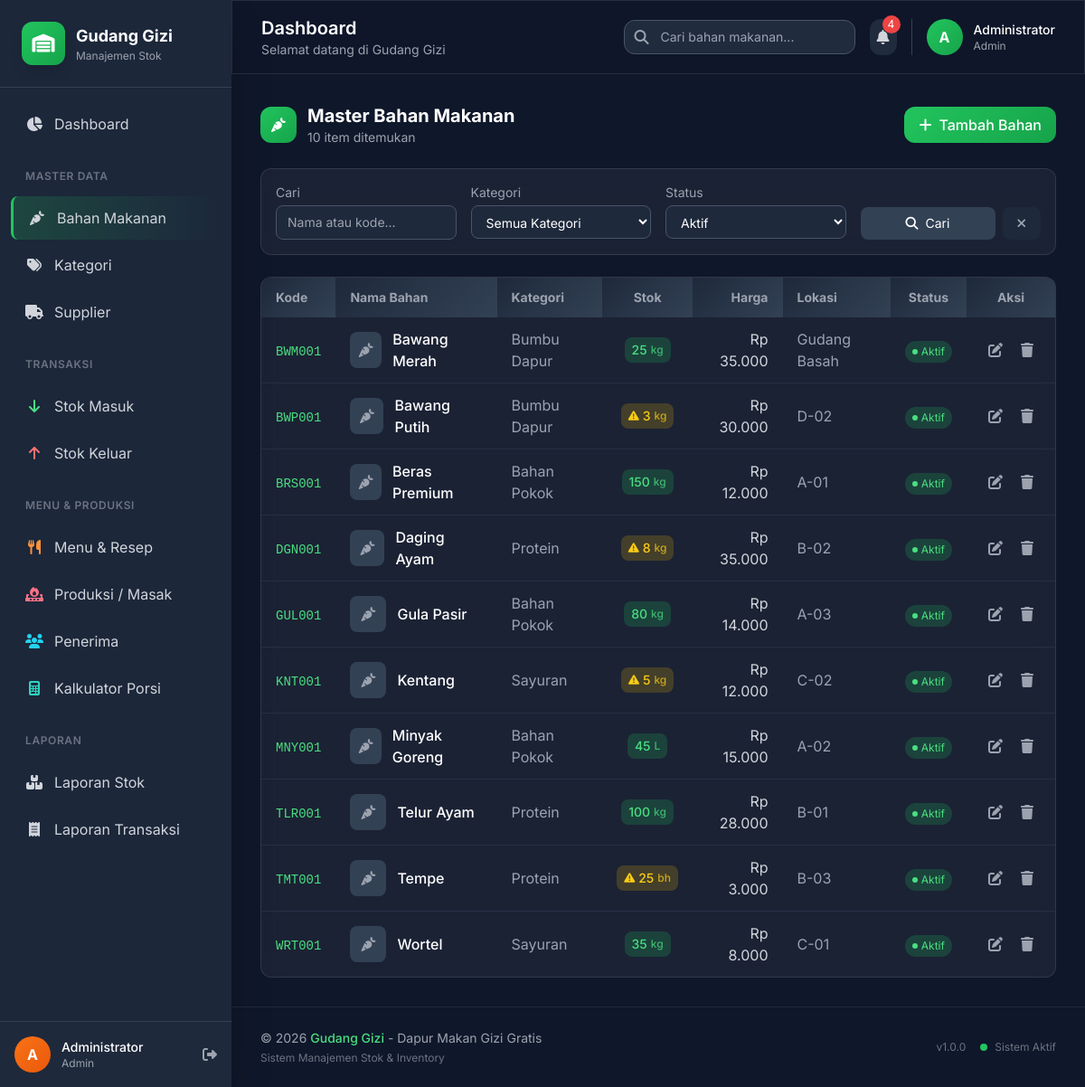
The page /modules/master/bahan.php (signed in) on the database its author committed.
### tables this page shows
CREATE TABLE `bahan_makanan` (
  `id` int(11) NOT NULL AUTO_INCREMENT,
  `kode` varchar(20) NOT NULL,
  `nama` varchar(100) NOT NULL,
  `kategori_id` int(11) DEFAULT NULL,
  `satuan_id` int(11) DEFAULT NULL,
  `stok_minimum` int(11) DEFAULT 10,
  `stok_saat_ini` int(11) DEFAULT 0,
  `harga_satuan` decimal(15,2) DEFAULT 0.00,
  `lokasi_rak` varchar(50) DEFAULT NULL,
  `foto` varchar(255) DEFAULT NULL,
  `keterangan` text DEFAULT NULL,
  `is_active` tinyint(1) DEFAULT 1,
  `created_at` timestamp NULL DEFAULT current_timestamp(),
  `updated_at` timestamp NULL DEFAULT current_timestamp() ON UPDATE current_timestamp(),
  PRIMARY KEY (`id`),
  UNIQUE KEY `kode` (`kode`),
  KEY `kategori_id` (`kategori_id`),
  KEY `satuan_id` (`satuan_id`),
  CONSTRAINT `bahan_makanan_ibfk_1` FOREIGN KEY (`kategori_id`) REFERENCES `kategori` (`id`) ON DELETE SET NULL,
  CONSTRAINT `bahan_makanan_ibfk_2` FOREIGN KEY (`satuan_id`) REFERENCES `satuan` (`id`) ON DELETE SET NULL
);

CREATE TABLE `kategori` (
  `id` int(11) NOT NULL AUTO_INCREMENT,
  `nama` varchar(100) NOT NULL,
  `deskripsi` text DEFAULT NULL,
  `created_at` timestamp NULL DEFAULT current_timestamp(),
  `updated_at` timestamp NULL DEFAULT current_timestamp() ON UPDATE current_timestamp(),
  PRIMARY KEY (`id`)
);

CREATE TABLE `satuan` (
  `id` int(11) NOT NULL AUTO_INCREMENT,
  `nama` varchar(50) NOT NULL,
  `singkatan` varchar(10) NOT NULL,
  `created_at` timestamp NULL DEFAULT current_timestamp(),
  PRIMARY KEY (`id`)
);

### config/database.php (called while the page is built, shortened)
<?php
$conn = new mysqli(DB_HOST, DB_USER, DB_PASS);
$conn->query("CREATE DATABASE IF NOT EXISTS " . DB_NAME . " CHARACTER SET utf8mb4 COLLATE utf8mb4_unicode_ci");
$conn->select_db(DB_NAME);
$conn->set_charset("utf8mb4");
function query($sql, $params = [], $types = "")
{
    global $conn;
    if (empty($params)) {
        $result = $conn->query($sql);
        return $result;
    }
    $stmt = $conn->prepare($sql);
    if (!empty($params)) {
        $stmt->bind_param($types, ...$params);
    }
    $stmt->execute();
    $result = $stmt->get_result();
    return $result;
}
function fetchOne($sql, $params = [], $types = "")
{
    $result = query($sql, $params, $types);
    if ($result && $result->num_rows > 0) {
        return $result->fetch_assoc();
    }
    return null;
}
function fetchAll($sql, $params = [], $types = "")
{
    $result = query($sql, $params, $types);
    $data = [];
    if ($result && $result->num_rows > 0) {
        while ($row = $result->fetch_assoc()) {
            $data[] = $row;
        }
    }
    return $data;
}
?>

### includes/functions.php (called while the page is built, shortened)
<?php
function formatRupiah($number)
{
    return 'Rp ' . number_format($number, 0, ',', '.');
}
function getLatestNotifications($limit = 5)
{
    return fetchAll("SELECT n.*, b.nama as bahan_nama
                     FROM notifikasi n
                     LEFT JOIN bahan_makanan b ON n.bahan_id = b.id
                     ORDER BY n.created_at DESC
                     LIMIT $limit");
}
?>

### modules/master/bahan.php (the view, shortened to what this page needs)
<?php
require_once __DIR__ . '/../../includes/header.php';
$search = $_GET['search'] ?? '';
$status = $_GET['status'] ?? 'active';
$where = "WHERE 1=1";
$params = [];
$types = "";
if ($status === 'active') {
    $where .= " AND b.is_active = 1";
} elseif ($status === 'inactive') {
    $where .= " AND b.is_active = 0";
}
$page = max(1, (int) ($_GET['page'] ?? 1));
$limit = 15;
$offset = ($page - 1) * $limit;
$countResult = fetchOne("SELECT COUNT(*) as total FROM bahan_makanan b $where", $params, $types);
$totalItems = $countResult['total'];
$sql = "SELECT b.*, k.nama as kategori_nama, s.nama as satuan_nama, s.singkatan as satuan_singkatan
        FROM bahan_makanan b
        LEFT JOIN kategori k ON b.kategori_id = k.id
        LEFT JOIN satuan s ON b.satuan_id = s.id
        $where
        ORDER BY b.nama ASC
        LIMIT $limit OFFSET $offset";
$items = empty($params) ? fetchAll($sql) : fetchAll($sql, $params, $types);
?>
<div class="flex flex-col md:flex-row md:items-center justify-between gap-4 mb-6">
    <div class="flex items-center gap-3">
        <div class="w-10 h-10 rounded-xl gradient-primary flex items-center justify-center">
            <i class="fas fa-carrot text-white"></i>
        </div>
        <div>
            <h1 class="text-xl font-bold text-white">Master Bahan Makanan</h1>
            <p class="text-sm text-gray-400">
                <?= number_format($totalItems) ?> item ditemukan
            </p>
        </div>
    </div>
    <a href="/gudang-gizi/modules/master/bahan_form.php"
        class="btn-primary px-4 py-2 rounded-xl text-white font-medium flex items-center gap-2 w-fit">
        <i class="fas fa-plus"></i>
        Tambah Bahan
    </a>
</div>
<div class="glass rounded-xl p-4 mb-6">
    <form method="GET" class="grid md:grid-cols-4 gap-4">
        <div>
            <label class="block text-sm text-gray-400 mb-1">Cari</label>
            <input type="text" name="search" value="<?= htmlspecialchars($search) ?>"
                class="w-full bg-slate-800 border border-slate-600 rounded-lg px-3 py-2 text-white text-sm"
                placeholder="Nama atau kode...">
        </div>
        <div>
            <label class="block text-sm text-gray-400 mb-1">Kategori</label>
            <select name="kategori"
                class="w-full bg-slate-800 border border-slate-600 rounded-lg px-3 py-2 text-white text-sm">
                <option value="">Semua Kategori</option>
            </select>
        </div>
        <div>
            <label class="block text-sm text-gray-400 mb-1">Status</label>
            <select name="status"
                class="w-full bg-slate-800 border border-slate-600 rounded-lg px-3 py-2 text-white text-sm">
                <option value="active" <?= $status === 'active' ? 'selected' : '' ?>>Aktif</option>
            </select>
        </div>
        <div class="flex items-end gap-2">
            <button type="submit"
                class="flex-1 bg-slate-700 hover:bg-slate-600 text-white px-4 py-2 rounded-lg text-sm transition-colors">
                <i class="fas fa-search mr-1"></i> Cari
            </button>
            <a href="/gudang-gizi/modules/master/bahan.php"
                class="bg-slate-800 hover:bg-slate-700 text-gray-400 px-4 py-2 rounded-lg text-sm transition-colors">
                <i class="fas fa-times"></i>
            </a>
        </div>
    </form>
</div>
<div class="glass rounded-xl overflow-hidden">
    <div class="overflow-x-auto">
        <table class="w-full table-modern">
            <thead>
                <tr class="text-left text-sm text-gray-400">
                    <th class="px-4 py-3">Kode</th>
                    <th class="px-4 py-3">Nama Bahan</th>
                    <th class="px-4 py-3 hidden md:table-cell">Kategori</th>
                    <th class="px-4 py-3 text-center">Stok</th>
                    <th class="px-4 py-3 hidden lg:table-cell text-right">Harga</th>
                    <th class="px-4 py-3 hidden lg:table-cell">Lokasi</th>
                    <th class="px-4 py-3 text-center">Status</th>
                    <th class="px-4 py-3 text-center">Aksi</th>
                </tr>
            </thead>
            <tbody class="divide-y divide-slate-700/50">
                <?php if (empty($items)): ?>
                    <tr>
                        <td colspan="8" class="px-4 py-12 text-center text-gray-500">
                            <i class="fas fa-box-open text-4xl mb-3"></i>
                            <p>Tidak ada data bahan makanan</p>
                        </td>
                    </tr>
                <?php else: ?>
                    <?php foreach ($items as $item): ?>
                        <tr class="hover:bg-slate-700/30">
                            <td class="px-4 py-3">
                                <span class="font-mono text-sm text-primary-400">
                                    <?= htmlspecialchars($item['kode']) ?>
                                </span>
                            </td>
                            <td class="px-4 py-3">
                                <div class="flex items-center gap-3">
                                    <div
                                        class="w-10 h-10 rounded-lg bg-slate-700 flex items-center justify-center text-gray-400">
                                        <i class="fas fa-carrot"></i>
                                    </div>
                                    <div>
                                        <p class="font-medium text-white">
                                            <?= htmlspecialchars($item['nama']) ?>
                                        </p>
                                    </div>
                                </div>
                            </td>
                            <td class="px-4 py-3 hidden md:table-cell text-gray-400">
                                <?= htmlspecialchars($item['kategori_nama'] ?? '-') ?>
                            </td>
                            <td class="px-4 py-3 text-center">
                                <?php
                                $isLow = $item['stok_saat_ini'] <= $item['stok_minimum'];
                                $stockClass = $isLow ? 'text-yellow-400 bg-yellow-500/20' : 'text-green-400 bg-green-500/20';
                                ?>
                                <span
                                    class="inline-flex items-center gap-1 px-2 py-1 rounded-lg text-sm font-medium <?= $stockClass ?>">
                                    <?php if ($isLow): ?><i class="fas fa-exclamation-triangle text-xs"></i>
                                    <?php endif; ?>
                                    <?= number_format($item['stok_saat_ini']) ?>
                                    <span class="text-xs opacity-75">
                                        <?= $item['satuan_singkatan'] ?? '' ?>
                                    </span>
                                </span>
                            </td>
                            <td class="px-4 py-3 hidden lg:table-cell text-right text-gray-300">
                                <?= formatRupiah($item['harga_satuan']) ?>
                            </td>
                            <td class="px-4 py-3 hidden lg:table-cell text-gray-400">
                                <?= htmlspecialchars($item['lokasi_rak'] ?? '-') ?>
                            </td>
                            <td class="px-4 py-3 text-center">
                                <?php if ($item['is_active']): ?>
                                    <span
                                        class="inline-flex items-center gap-1 px-2 py-1 rounded-full text-xs bg-green-500/20 text-green-400">
                                        <span class="w-1.5 h-1.5 rounded-full bg-green-400"></span>
                                        Aktif
                                    </span>
                                <?php endif; ?>
                            </td>
                            <td class="px-4 py-3">
                                <div class="flex items-center justify-center gap-1">
                                    <a href="/gudang-gizi/modules/master/bahan_form.php?id=<?= $item['id'] ?>"
                                        class="p-2 text-gray-400 hover:text-blue-400 hover:bg-blue-500/20 rounded-lg transition-colors"
                                        title="Edit">
                                        <i class="fas fa-edit"></i>
                                    </a>
                                    <button
                                        onclick="confirmDelete(<?= $item['id'] ?>, '<?= htmlspecialchars($item['nama']) ?>')"
                                        class="p-2 text-gray-400 hover:text-red-400 hover:bg-red-500/20 rounded-lg transition-colors"
                                        title="Hapus">
                                        <i class="fas fa-trash"></i>
                                    </button>
                                </div>
                            </td>
                        </tr>
                    <?php endforeach; ?>
                <?php endif; ?>
            </tbody>
        </table>
    </div>
</div>
<?php require_once __DIR__ . '/../../includes/footer.php'; ?>

### includes/header.php (style rules this page uses)
.glass { background: rgba(255, 255, 255, 0.05); backdrop-filter: blur(10px); border: 1px solid rgba(255, 255, 255, 0.1); }
.gradient-primary { background: linear-gradient(135deg, #22c55e 0%, #16a34a 100%); }
.table-modern th { background: linear-gradient(135deg, #1e293b 0%, #334155 100%); }
.table-modern tbody tr { transition: all 0.2s ease; }
.btn-primary { background: linear-gradient(135deg, #22c55e 0%, #16a34a 100%); transition: all 0.3s ease; }

### rows shown on the page
bahan_makanan: kode "BWM001", nama "Bawang Merah", kategori.nama "Bumbu Dapur", stok_saat_ini "25", satuan.singkatan "kg", harga_satuan "Rp 35.000", lokasi_rak "Gudang Basah", is_active 1 (drawn)
bahan_makanan: kode "BWP001", nama "Bawang Putih", kategori.nama "Bumbu Dapur", stok_saat_ini "3", satuan.singkatan "kg", harga_satuan "Rp 30.000", lokasi_rak "D-02", is_active 1 (drawn)
bahan_makanan: kode "BRS001", nama "Beras Premium", kategori.nama "Bahan Pokok", stok_saat_ini "150", satuan.singkatan "kg", harga_satuan "Rp 12.000", lokasi_rak "A-01", is_active 1 (drawn)
bahan_makanan: kode "DGN001", nama "Daging Ayam", kategori.nama "Protein", stok_saat_ini "8", satuan.singkatan "kg", harga_satuan "Rp 35.000", lokasi_rak "B-02", is_active 1 (drawn)
bahan_makanan: kode "GUL001", nama "Gula Pasir", kategori.nama "Bahan Pokok", stok_saat_ini "80", satuan.singkatan "kg", harga_satuan "Rp 14.000", lokasi_rak "A-03", is_active 1 (drawn)
bahan_makanan: kode "KNT001", nama "Kentang", kategori.nama "Sayuran", stok_saat_ini "5", satuan.singkatan "kg", harga_satuan "Rp 12.000", lokasi_rak "C-02", is_active 1 (drawn)
bahan_makanan: kode "MNY001", nama "Minyak Goreng", kategori.nama "Bahan Pokok", stok_saat_ini "45", satuan.singkatan "L", harga_satuan "Rp 15.000", lokasi_rak "A-02", is_active 1 (drawn)
bahan_makanan: kode "TLR001", nama "Telur Ayam", kategori.nama "Protein", stok_saat_ini "100", satuan.singkatan "kg", harga_satuan "Rp 28.000", lokasi_rak "B-01", is_active 1 (drawn)
bahan_makanan: kode "TMT001", nama "Tempe", kategori.nama "Protein", stok_saat_ini "25", satuan.singkatan "bh", harga_satuan "Rp 3.000", lokasi_rak "B-03", is_active 1 (drawn)
bahan_makanan: kode "WRT001", nama "Wortel", kategori.nama "Sayuran", stok_saat_ini "35", satuan.singkatan "kg", harga_satuan "Rp 8.000", lokasi_rak "C-01", is_active 1 (drawn)

### other values the page prints
substr($currentUser['nama_lengkap'], 0, 1) "A"
$currentUser['nama_lengkap'] "Administrator"
$currentUser['role'] "Admin"
$unreadNotifications "4"
$totalItems "10"
